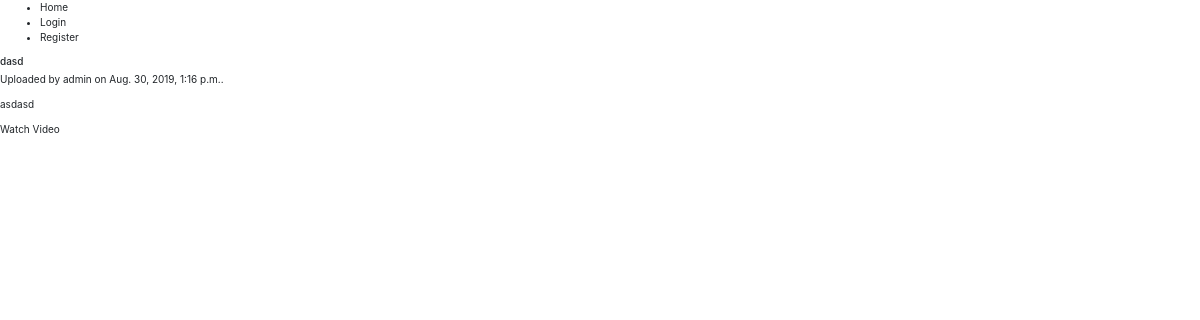
The app's page /, older data.
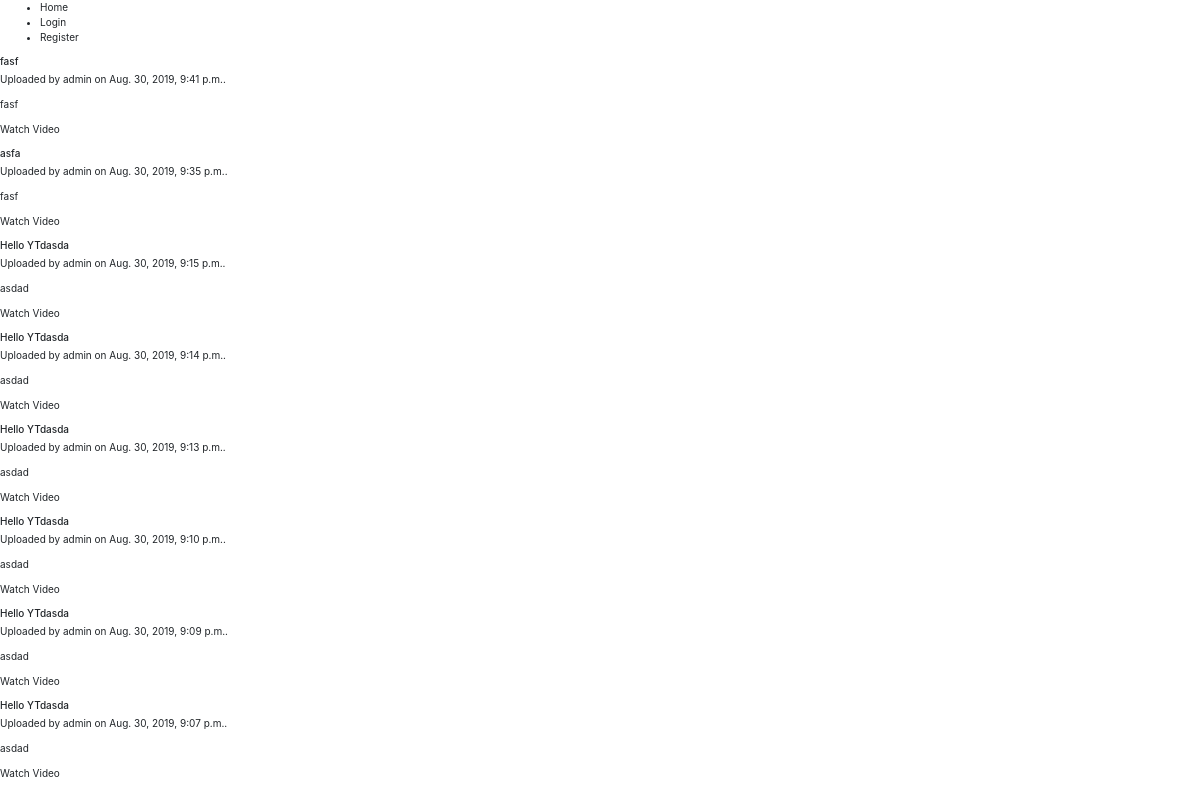
The same page, newer data.
### youtube/models.py (models this page shows, shortened)
class Video(models.Model):
    title = models.CharField(max_length=100)
    description = models.TextField()
    file = models.FileField(upload_to=get_file_path, blank=False, null=True,
                            validators=[validate_file_extension]
                            )
    date_added = models.DateTimeField(blank=False, null=False, auto_now=True)
    user = models.ForeignKey('auth.User', on_delete=models.CASCADE,
                             related_name='videos',
                             )

### youtube/views.py (the view)
# urls.py: path('', views.HomeView.as_view(), name='home'),
class HomeView(generic.ListView):
    template_name = 'youtube/home.html'
    def get_queryset(self):
        recent_videos = Video.objects.order_by('-date_added')[:8]
        return recent_videos

### youtube/templates/youtube/home.html (shortened to what this page needs)
{% extends "base.html" %}
{% block body %}
{% for video in object_list %}
    <div>
        <h6>{{video.title}}</h6>
        <p>Uploaded by {{video.user}} on {{video.date_added}}. </p>
        <p>{{video.description}}</p>
        <p><a href='/video/{{ video.id }}'>Watch Video</a></p>
    </div>
{% endfor %}
{% endblock %}

Row changes from the older to the newer data that the page shows:
no longer on this page (row unchanged): Video: title "dasd", user "admin", date_added "Aug. 30, 2019, 1:16 p.m.", description "asdasd"
added Video: title "fasf", user "admin", date_added "Aug. 30, 2019, 9:41 p.m.", description "fasf"
added Video: title "asfa", user "admin", date_added "Aug. 30, 2019, 9:35 p.m.", description "fasf"
added Video: title "Hello YTdasda", user "admin", date_added "Aug. 30, 2019, 9:15 p.m.", description "asdad"
added Video: title "Hello YTdasda", user "admin", date_added "Aug. 30, 2019, 9:14 p.m.", description "asdad"
added Video: title "Hello YTdasda", user "admin", date_added "Aug. 30, 2019, 9:13 p.m.", description "asdad"
added Video: title "Hello YTdasda", user "admin", date_added "Aug. 30, 2019, 9:10 p.m.", description "asdad"
added Video: title "Hello YTdasda", user "admin", date_added "Aug. 30, 2019, 9:09 p.m.", description "asdad"
added Video: title "Hello YTdasda", user "admin", date_added "Aug. 30, 2019, 9:07 p.m.", description "asdad"
